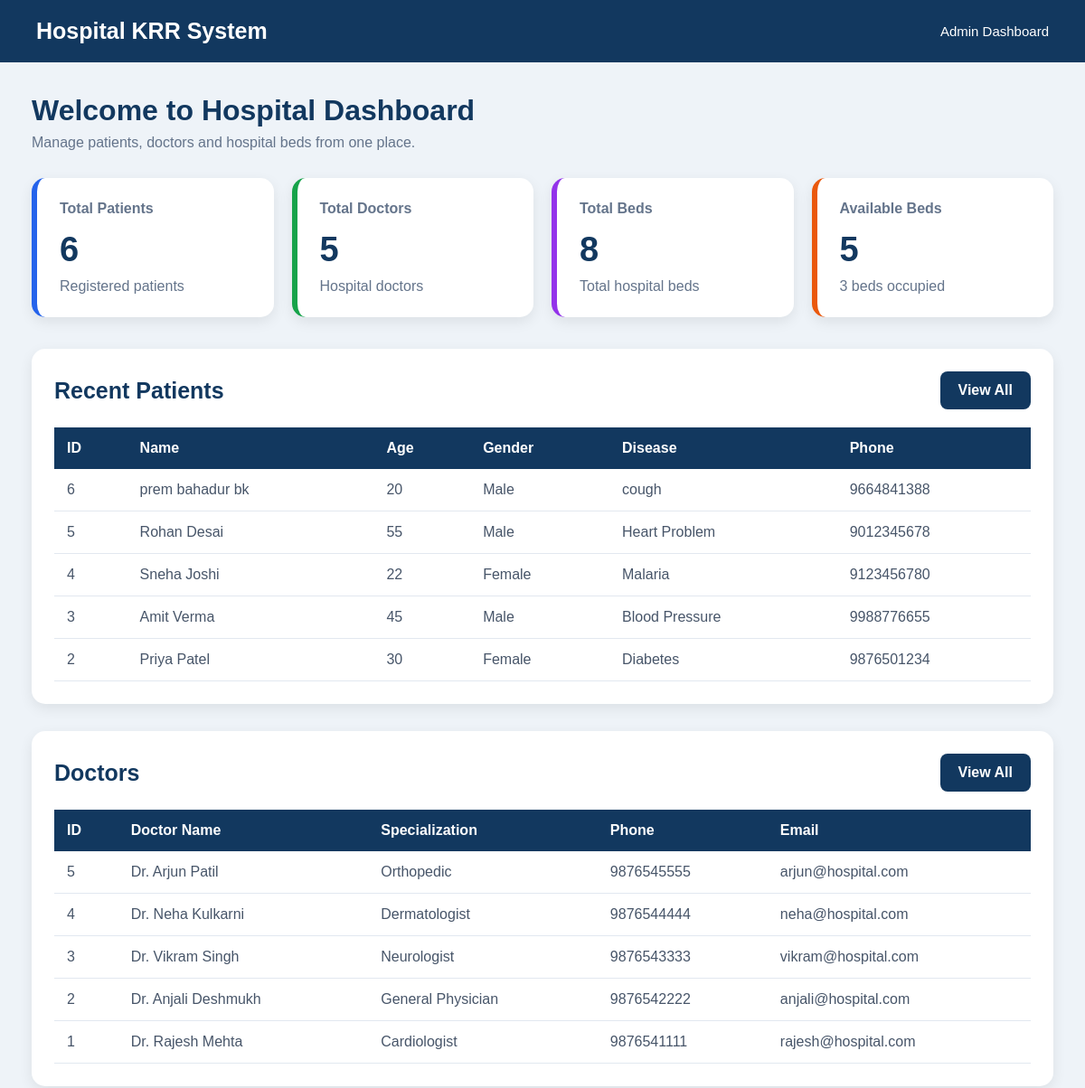
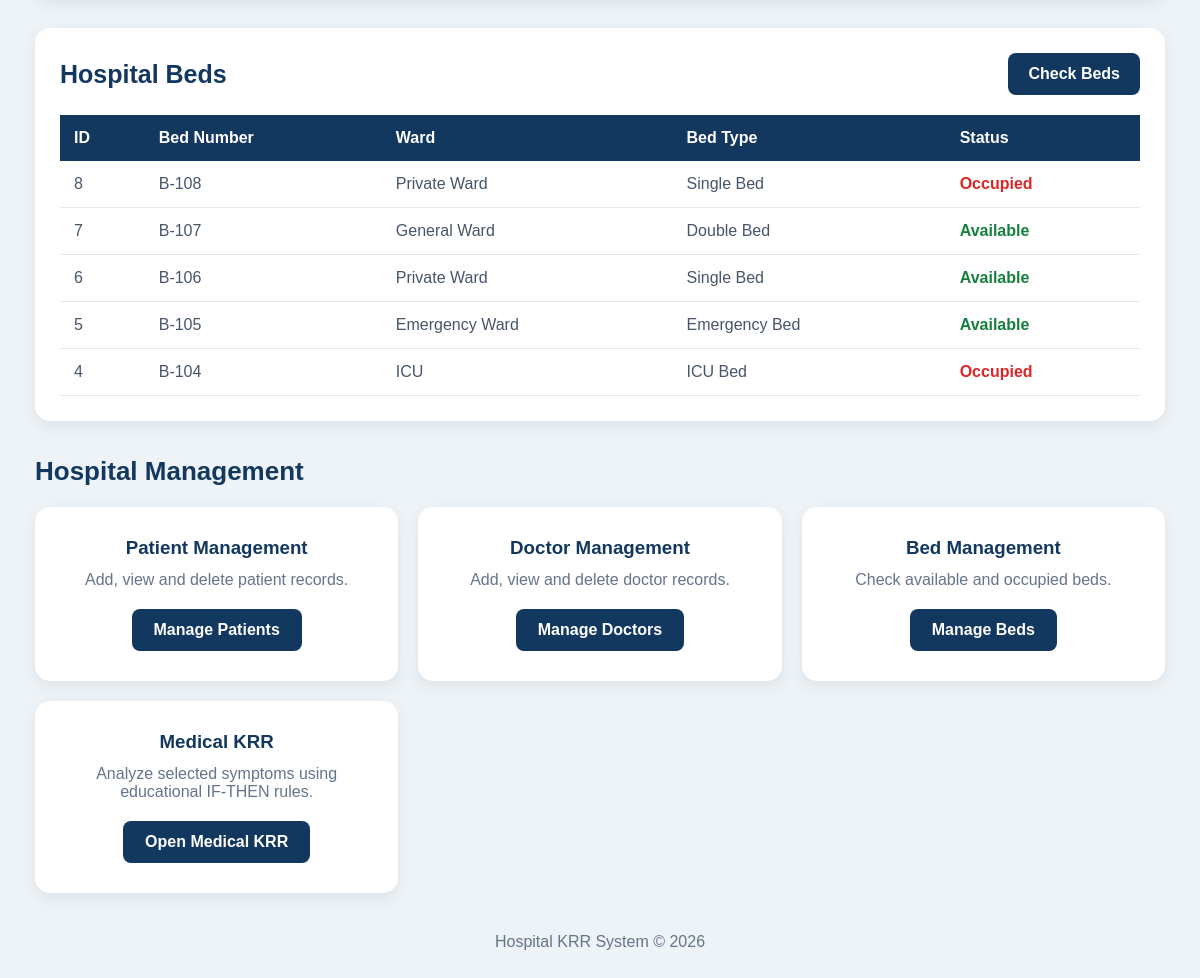
The page / on the database its author committed (2 pictures, top to bottom).
### tables this page shows
CREATE TABLE patients (
            id INTEGER PRIMARY KEY AUTOINCREMENT,
            name TEXT NOT NULL,
            age INTEGER NOT NULL,
            gender TEXT NOT NULL,
            disease TEXT NOT NULL,
            phone TEXT NOT NULL
        );

CREATE TABLE doctors (
            id INTEGER PRIMARY KEY AUTOINCREMENT,
            doctor_name TEXT NOT NULL,
            specialization TEXT NOT NULL,
            phone TEXT NOT NULL,
            email TEXT NOT NULL
        );

CREATE TABLE beds (
            id INTEGER PRIMARY KEY AUTOINCREMENT,
            bed_number TEXT NOT NULL UNIQUE,
            ward TEXT NOT NULL,
            bed_type TEXT NOT NULL,
            status TEXT NOT NULL
        );

### app.py (the view)
@app.route("/")
def index():
    conn = get_db_connection()
    patient_count = conn.execute("""
        SELECT COUNT(*) AS total
        FROM patients
    """).fetchone()["total"]
    doctor_count = conn.execute("""
        SELECT COUNT(*) AS total
        FROM doctors
    """).fetchone()["total"]
    bed_count = conn.execute("""
        SELECT COUNT(*) AS total
        FROM beds
    """).fetchone()["total"]
    available_beds = conn.execute("""
        SELECT COUNT(*) AS total
        FROM beds
        WHERE status = 'Available'
    """).fetchone()["total"]
    occupied_beds = conn.execute("""
        SELECT COUNT(*) AS total
        FROM beds
        WHERE status = 'Occupied'
    """).fetchone()["total"]
    recent_patients = conn.execute("""
        SELECT *
        FROM patients
        ORDER BY id DESC
        LIMIT 5
    """).fetchall()
    recent_doctors = conn.execute("""
        SELECT *
        FROM doctors
        ORDER BY id DESC
        LIMIT 5
    """).fetchall()
    recent_beds = conn.execute("""
        SELECT *
        FROM beds
        ORDER BY id DESC
        LIMIT 5
    """).fetchall()
    conn.close()
    return render_template(
        "index.html",
        patient_count=patient_count,
        doctor_count=doctor_count,
        bed_count=bed_count,
        available_beds=available_beds,
        occupied_beds=occupied_beds,
        recent_patients=recent_patients,
        recent_doctors=recent_doctors,
        recent_beds=recent_beds
    )

### app.py (called while the page is built)
def get_db_connection():
    conn = sqlite3.connect(DATABASE)
    conn.row_factory = sqlite3.Row
    return conn

### templates/index.html (shortened to what this page needs)
<!DOCTYPE html>
<html lang="en">
<head>
</head>
<body>
    <div class="navbar">
        <h1>Hospital KRR System</h1>
        <span>Admin Dashboard</span>
    </div>
    <div class="container">
        <div class="welcome">
            <h2>Welcome to Hospital Dashboard</h2>
            <p>
                Manage patients, doctors and hospital beds from one place.
            </p>
        </div>
        <div class="cards">
            <div class="card blue">
                <h3>Total Patients</h3>
                <h2>{{ patient_count }}</h2>
                <p>Registered patients</p>
            </div>
            <div class="card green">
                <h3>Total Doctors</h3>
                <h2>{{ doctor_count }}</h2>
                <p>Hospital doctors</p>
            </div>
            <div class="card purple">
                <h3>Total Beds</h3>
                <h2>{{ bed_count }}</h2>
                <p>Total hospital beds</p>
            </div>
            <div class="card orange">
                <h3>Available Beds</h3>
                <h2>{{ available_beds }}</h2>
                <p>{{ occupied_beds }} beds occupied</p>
            </div>
        </div>
        <div class="section-box">
            <div class="section-header">
                <h2>Recent Patients</h2>
                <a href="{{ url_for('patients') }}" class="view-button">
                    View All
                </a>
            </div>
            {% if recent_patients %}
            <div class="table-container">
                <table>
                    <thead>
                        <tr>
                            <th>ID</th>
                            <th>Name</th>
                            <th>Age</th>
                            <th>Gender</th>
                            <th>Disease</th>
                            <th>Phone</th>
                        </tr>
                    </thead>
                    <tbody>
                        {% for patient in recent_patients %}
                        <tr>
                            <td>{{ patient["id"] }}</td>
                            <td>{{ patient["name"] }}</td>
                            <td>{{ patient["age"] }}</td>
                            <td>{{ patient["gender"] }}</td>
                            <td>{{ patient["disease"] }}</td>
                            <td>{{ patient["phone"] }}</td>
                        </tr>
                        {% endfor %}
                    </tbody>
                </table>
            </div>
            {% else %}
            <div class="empty-message">
                No patients registered yet.
            </div>
            {% endif %}
        </div>
        <div class="section-box">
            <div class="section-header">
                <h2>Doctors</h2>
                <a href="{{ url_for('doctors') }}" class="view-button">
                    View All
                </a>
            </div>
            {% if recent_doctors %}
            <div class="table-container">
                <table>
                    <thead>
                        <tr>
                            <th>ID</th>
                            <th>Doctor Name</th>
                            <th>Specialization</th>
                            <th>Phone</th>
                            <th>Email</th>
                        </tr>
                    </thead>
                    <tbody>
                        {% for doctor in recent_doctors %}
                        <tr>
                            <td>{{ doctor["id"] }}</td>
                            <td>{{ doctor["doctor_name"] }}</td>
                            <td>{{ doctor["specialization"] }}</td>
                            <td>{{ doctor["phone"] }}</td>
                            <td>{{ doctor["email"] }}</td>
                        </tr>
                        {% endfor %}
                    </tbody>
                </table>
            </div>
            {% else %}
            <div class="empty-message">
                No doctors available.
            </div>
            {% endif %}
        </div>
        <div class="section-box">
            <div class="section-header">
                <h2>Hospital Beds</h2>
                <a href="{{ url_for('beds') }}" class="view-button">
                    Check Beds
                </a>
            </div>
            {% if recent_beds %}
            <div class="table-container">
                <table>
                    <thead>
                        <tr>
                            <th>ID</th>
                            <th>Bed Number</th>
                            <th>Ward</th>
                            <th>Bed Type</th>
                            <th>Status</th>
                        </tr>
                    </thead>
                    <tbody>
                        {% for bed in recent_beds %}
                        <tr>
                            <td>{{ bed["id"] }}</td>
                            <td>{{ bed["bed_number"] }}</td>
                            <td>{{ bed["ward"] }}</td>
                            <td>{{ bed["bed_type"] }}</td>
                            <td>
                                {% if bed["status"] == "Available" %}
                                <span class="status-available">
                                    Available
                                </span>
                                {% else %}
                                <span class="status-occupied">
                                    Occupied
                                </span>
                                {% endif %}
                            </td>
                        </tr>
                        {% endfor %}
                    </tbody>
                </table>
            </div>
            {% else %}
            <div class="empty-message">
                No beds available.
            </div>
            {% endif %}
        </div>
        <h2 class="management-title">
            Hospital Management
        </h2>
        <div class="management-buttons">
            <div class="management-card">
                <h3>Patient Management</h3>
                <p>Add, view and delete patient records.</p>
                <a href="{{ url_for('patients') }}">
                    Manage Patients
                </a>
            </div>
            <div class="management-card">
                <h3>Doctor Management</h3>
                <p>Add, view and delete doctor records.</p>
                <a href="{{ url_for('doctors') }}">
                    Manage Doctors
                </a>
            </div>
            <div class="management-card">
                <h3>Bed Management</h3>
                <p>Check available and occupied beds.</p>
                <a href="{{ url_for('beds') }}">
                    Manage Beds
                </a>
            </div>
            <div class="management-card">
                <h3>Medical KRR</h3>
                <p>Analyze selected symptoms using educational IF-THEN rules.</p>
                <a href="{{ url_for('rules') }}">
                    Open Medical KRR
                </a>
            </div>
        </div>
        <div class="footer">
            <p>
                Hospital KRR System © 2026
            </p>
        </div>
    </div>
</body>
</html>

### templates/index.html (style rules this page uses)
* { margin: 0; padding: 0; box-sizing: border-box; font-family: Arial, sans-serif; }
body { background: #eef3f8; color: #1e293b; }
.navbar { background: #12385f; color: white; padding: 20px 40px; display: flex; justify-content: space-between; align-items: center; }
.navbar h1 { font-size: 25px; }
.navbar span { font-size: 15px; }
.container { padding: 35px; }
.welcome { margin-bottom: 30px; }
.welcome h2 { color: #12385f; font-size: 32px; margin-bottom: 8px; }
.welcome p { color: #64748b; }
.cards { display: grid; grid-template-columns: repeat(4, 1fr); gap: 20px; margin-bottom: 35px; }
.card { background: white; padding: 25px; border-radius: 15px; box-shadow: 0 5px 15px rgba(0, 0, 0, 0.08); }
.card h3 { color: #64748b; margin-bottom: 15px; font-size: 16px; }
.card h2 { font-size: 38px; color: #12385f; }
.card p { color: #64748b; margin-top: 10px; }
.blue { border-left: 6px solid #2563eb; }
.green { border-left: 6px solid #16a34a; }
.purple { border-left: 6px solid #9333ea; }
.orange { border-left: 6px solid #ea580c; }
.section-box { background: white; padding: 25px; margin-top: 30px; border-radius: 15px; box-shadow: 0 5px 15px rgba(0, 0, 0, 0.08); }
.section-header { display: flex; justify-content: space-between; align-items: center; margin-bottom: 20px; }
.section-header h2 { color: #12385f; font-size: 25px; }
.view-button { background: #12385f; color: white; text-decoration: none; padding: 12px 20px; border-radius: 8px; font-weight: bold; }
.table-container { width: 100%; overflow-x: auto; }
table { width: 100%; border-collapse: collapse; }
table th { background: #12385f; color: white; padding: 14px; text-align: left; }
table td { padding: 14px; border-bottom: 1px solid #e2e8f0; color: #475569; }
.status-available { color: #15803d; font-weight: bold; }
.status-occupied { color: #dc2626; font-weight: bold; }
.management-title { color: #12385f; margin-top: 35px; margin-bottom: 20px; font-size: 26px; }
.management-buttons { display: grid; grid-template-columns: repeat(3, 1fr); gap: 20px; }
.management-card { background: white; padding: 30px; border-radius: 15px; text-align: center; box-shadow: 0 5px 15px rgba(0, 0, 0, 0.08); }
.management-card h3 { color: #12385f; margin-bottom: 12px; }
.management-card p { color: #64748b; margin-bottom: 20px; }
.management-card a { display: inline-block; background: #12385f; color: white; text-decoration: none; padding: 12px 22px; border-radius: 8px; font-weight: bold; }
.footer { text-align: center; color: #64748b; margin-top: 40px; padding-bottom: 20px; }

### rows shown on the page
patients: id "6", name "prem bahadur bk", age "20", gender "Male", disease "cough", phone "9664841388"
patients: id "5", name "Rohan Desai", age "55", gender "Male", disease "Heart Problem", phone "9012345678"
patients: id "4", name "Sneha Joshi", age "22", gender "Female", disease "Malaria", phone "9123456780"
patients: id "3", name "Amit Verma", age "45", gender "Male", disease "Blood Pressure", phone "9988776655"
patients: id "2", name "Priya Patel", age "30", gender "Female", disease "Diabetes", phone "9876501234"
doctors: id "5", doctor_name "Dr. Arjun Patil", specialization "Orthopedic", phone "9876545555", email "arjun@hospital.com"
doctors: id "4", doctor_name "Dr. Neha Kulkarni", specialization "Dermatologist", phone "9876544444", email "neha@hospital.com"
doctors: id "3", doctor_name "Dr. Vikram Singh", specialization "Neurologist", phone "9876543333", email "vikram@hospital.com"
doctors: id "2", doctor_name "Dr. Anjali Deshmukh", specialization "General Physician", phone "9876542222", email "anjali@hospital.com"
doctors: id "1", doctor_name "Dr. Rajesh Mehta", specialization "Cardiologist", phone "9876541111", email "rajesh@hospital.com"
beds: id "8", bed_number "B-108", ward "Private Ward", bed_type "Single Bed", status "Occupied"
beds: id "7", bed_number "B-107", ward "General Ward", bed_type "Double Bed", status "Available"
beds: id "6", bed_number "B-106", ward "Private Ward", bed_type "Single Bed", status "Available"
beds: id "5", bed_number "B-105", ward "Emergency Ward", bed_type "Emergency Bed", status "Available"
beds: id "4", bed_number "B-104", ward "ICU", bed_type "ICU Bed", status "Occupied"

### other values the page prints
{{ patient_count }} "6"
{{ doctor_count }} "5"
{{ bed_count }} "8"
{{ available_beds }} "5"
{{ occupied_beds }} "3"
